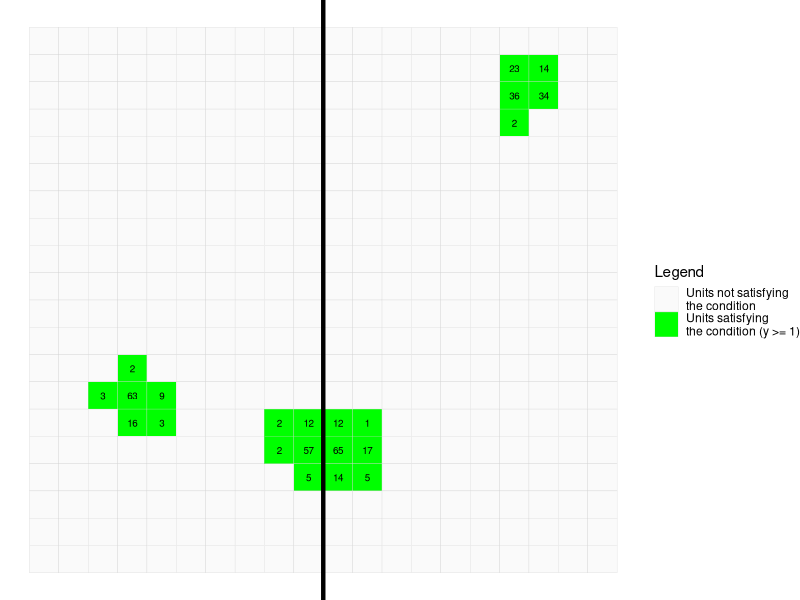
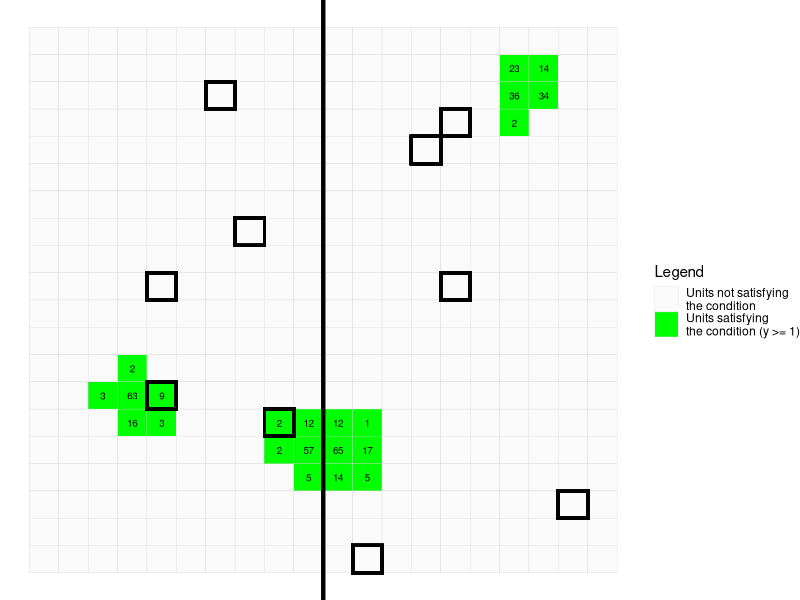
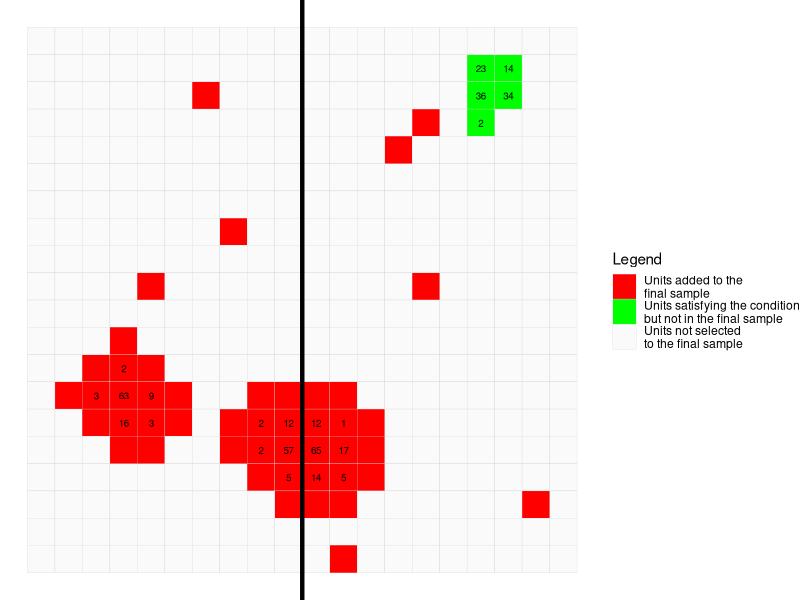

These charts were generated, in order, by the following R code:
library(ggplot2)
library(reshape2)


###################### BEGINNING ##################### 
############ 1. Setting initial parameters ########### 

n1 = 5
n2 = 5
n = n1 + n2
N1 = 200
N2 = 200
N = N1 + N2

# Setting the condition
# Adaptive clustering will occur depending on the condition y >= condition.value
condition.value = 1

# Number of Strata
L = 2

############ 1. Setting initial parameters ########### 
######################  END ##########################



###################### BEGINNING ##################### 
############### 2. Creating the Dataset ############## 

# Creating Stratum 1 and populating the actual values
stratum.one = matrix(data = 0, nrow = 20, ncol = 10)

stratum.one[13, 4] = 2
stratum.one[14, 3] = 3
stratum.one[14, 4] = 63
stratum.one[14, 5] = 9
stratum.one[15, 4] = 16
stratum.one[15, 5] = 3
stratum.one[15, 9] = 2
stratum.one[15, 10] = 12
stratum.one[16, 9] = 2
stratum.one[16, 10] = 57
stratum.one[17, 10] = 5


# Creating Stratum 2
stratum.two = matrix(data = 0, nrow = 20, ncol = 10)

stratum.two[2, 7] = 23
stratum.two[2, 8] = 14
stratum.two[3, 7] = 36
stratum.two[3, 8] = 34
stratum.two[4, 7] = 2
stratum.two[15, 1] = 12
stratum.two[15, 2] = 1
stratum.two[16, 1] = 65
stratum.two[16, 2] = 17
stratum.two[17, 1] = 14
stratum.two[17, 2] = 5


# Creating the Population by Considering the Stratum 1 and Stratum 2
population = cbind(stratum.one, stratum.two)

## Plotting the Networks having units that satisfy the condition

# Melting for visualization purposes
pop.melted = melt(population)
pop.melted$stratum = ifelse(pop.melted$Var1 <= 10, 1, 2)
pop.melted$color = ifelse(pop.melted$value >= condition.value, "green", "#fafafa")

plot1 = ggplot(pop.melted, aes(x = Var2, y = Var1)) +
  geom_tile(aes(fill = color), color = "lightgrey") +
  geom_text(data = subset(pop.melted, value >= condition.value), aes(label = value), color = "black", size = 2.5) +
  scale_fill_manual(
    name = "Legend",
    values = c("green" = "green", "#fafafa" = "#fafafa"),
    labels = c("Units not satisfying\nthe condition", "Units satisfying\nthe condition (y >= 1)")
  ) +
  theme_void() +
  geom_vline(xintercept = 10.5, color = "black", size = 1.5)+
  scale_y_reverse()

plot1

############### 2. Creating the Dataset ############## 
######################  END ##########################




#################### BEGINNING ####################### 
####### 3. Applying Stratified Random Sampling ####### 


# Random Selection (if we want, we can randomly select rather than selecting author's sample)
# stratum.one.sample = sample(length(stratum.one), n1, replace = FALSE)

# Using the author's sample
stratum.one.sample = c(27, 78, 95, 135, 149)

# Getting the sample row/col indices (coordinates)
st.one.row_indices = ((stratum.one.sample - 1) %/% ncol(stratum.one)) + 1
st.one.col_indices = ((stratum.one.sample - 1) %% ncol(stratum.one)) + 1


# Random Selection (if we want, we can randomly select rather than selecting author's sample)
# stratum.two.sample = sample(length(stratum.two), n2, replace = FALSE)

# Using the author's sample
stratum.two.sample = c(35, 44, 95, 179, 192)

# Getting the sample row/col indices (coordinates)
st.two.row_indices = ((stratum.two.sample - 1) %/% ncol(stratum.two)) + 1
st.two.col_indices = ((stratum.two.sample - 1) %% ncol(stratum.two)) + 1


# Plotting the selected samples
plot2 = plot1 + geom_rect(aes(xmin = st.one.col_indices[1] - 0.5,xmax = st.one.col_indices[1] + 0.5,ymin = st.one.row_indices[1] - 0.5,ymax = st.one.row_indices[1] + 0.5), color = "black", fill = NA, size = 1 )
plot2 = plot2 + geom_rect(aes(xmin = st.one.col_indices[2] - 0.5,xmax = st.one.col_indices[2] + 0.5,ymin = st.one.row_indices[2] - 0.5,ymax = st.one.row_indices[2] + 0.5), color = "black", fill = NA, size = 1 )
plot2 = plot2 + geom_rect(aes(xmin = st.one.col_indices[3] - 0.5,xmax = st.one.col_indices[3] + 0.5,ymin = st.one.row_indices[3] - 0.5,ymax = st.one.row_indices[3] + 0.5), color = "black", fill = NA, size = 1 )
plot2 = plot2 + geom_rect(aes(xmin = st.one.col_indices[4] - 0.5,xmax = st.one.col_indices[4] + 0.5,ymin = st.one.row_indices[4] - 0.5,ymax = st.one.row_indices[4] + 0.5), color = "black", fill = NA, size = 1 )
plot2 = plot2 + geom_rect(aes(xmin = st.one.col_indices[5] - 0.5,xmax = st.one.col_indices[5] + 0.5,ymin = st.one.row_indices[5] - 0.5,ymax = st.one.row_indices[5] + 0.5), color = "black", fill = NA, size = 1 )
plot2 = plot2 + geom_rect(aes(xmin = (st.two.col_indices+10)[1] - 0.5,xmax = (st.two.col_indices+10)[1] + 0.5,ymin = st.two.row_indices[1] - 0.5,ymax = st.two.row_indices[1] + 0.5), color = "black", fill = NA, size = 1 )
plot2 = plot2 + geom_rect(aes(xmin = (st.two.col_indices+10)[2] - 0.5,xmax = (st.two.col_indices+10)[2] + 0.5,ymin = st.two.row_indices[2] - 0.5,ymax = st.two.row_indices[2] + 0.5), color = "black", fill = NA, size = 1 )
plot2 = plot2 + geom_rect(aes(xmin = (st.two.col_indices+10)[3] - 0.5,xmax = (st.two.col_indices+10)[3] + 0.5,ymin = st.two.row_indices[3] - 0.5,ymax = st.two.row_indices[3] + 0.5), color = "black", fill = NA, size = 1 )
plot2 = plot2 + geom_rect(aes(xmin = (st.two.col_indices+10)[4] - 0.5,xmax = (st.two.col_indices+10)[4] + 0.5,ymin = st.two.row_indices[4] - 0.5,ymax = st.two.row_indices[4] + 0.5), color = "black", fill = NA, size = 1 )
plot2 = plot2 + geom_rect(aes(xmin = (st.two.col_indices+10)[5] - 0.5,xmax = (st.two.col_indices+10)[5] + 0.5,ymin = st.two.row_indices[5] - 0.5,ymax = st.two.row_indices[5] + 0.5), color = "black", fill = NA, size = 1 )

plot2

####### 3. Applying Stratified Random Sampling ####### 
#######################  END #########################




################### BEGINNING ####################### 
####### 4. Applying Adaptive Cluster Sampling ####### 

st.one.sampled_indices = cbind(row = st.one.row_indices, col = st.one.col_indices)
st.two.sampled_indices = cbind(row = st.two.row_indices, col = st.two.col_indices + 10)
pop.sampled_indices_df = as.data.frame(rbind(st.one.sampled_indices, st.two.sampled_indices))

# Function to get neighborhood indices
get_neighborhood = function(row, col) {
  neighborhood = data.frame(
    row = c(row - 1, row + 1, row, row),
    col = c(col, col, col - 1, col + 1)
  )
  return(neighborhood)
}

added_new_cells = TRUE
while (added_new_cells) {
  added_new_cells = FALSE
  
  # Iterating through each cell in pop.sampled_indices_df
  for (i in 1:nrow(pop.sampled_indices_df)) {
    cell_row = pop.sampled_indices_df$row[i]
    cell_col = pop.sampled_indices_df$col[i]
    
    # Getting the neighborhood for the current cell
    neighborhood = get_neighborhood(cell_row, cell_col)
    
    # Filtering neighborhood cells that fall within the bounds of the population matrix
    neighborhood = neighborhood[neighborhood$row >= 1 & neighborhood$row <= nrow(population) &
                                  neighborhood$col >= 1 & neighborhood$col <= ncol(population), ]
    
    # Checking each cell in the filtered neighborhood
    for (j in 1:nrow(neighborhood)) {
      neighbor_row = neighborhood$row[j]
      neighbor_col = neighborhood$col[j]
      
      if (!(population[neighbor_row, neighbor_col] >= condition.value)) {
        
        if (population[cell_row,cell_col] >= condition.value) {
          pop.sampled_indices_df = rbind(pop.sampled_indices_df, data.frame(row = neighbor_row, col = neighbor_col))
        }
        
        next
      }
      
      if (population[neighbor_row, neighbor_col] >= condition.value) {
        pop.sampled_indices_df = rbind(pop.sampled_indices_df, data.frame(row = neighbor_row, col = neighbor_col))
      }
      
      # Getting the neighborhood for the current cell
      neighbors.neighborhood = get_neighborhood(neighbor_row, neighbor_col)
      
      neighbors.neighborhood = neighbors.neighborhood[
        neighbors.neighborhood$row >= 1 & 
          neighbors.neighborhood$row <= nrow(population) &
          neighbors.neighborhood$col >= 1 & 
          neighbors.neighborhood$col <= ncol(population), 
      ]
      
      for (k in 1:nrow(neighbors.neighborhood)) {
        neighbors.neighbor_row = neighbors.neighborhood$row[k]
        neighbors.neighbor_col = neighbors.neighborhood$col[k]
        
        # Checking if the neighbor is not already in sampled indices and satisfies the condition
        if (!any(pop.sampled_indices_df$row == neighbors.neighbor_row &
                 pop.sampled_indices_df$col == neighbors.neighbor_col) &&
            population[neighbors.neighbor_row, neighbors.neighbor_col] >= condition.value) {
          
          # Adding the new cell to pop.sampled_indices_df
          pop.sampled_indices_df = rbind(pop.sampled_indices_df, data.frame(row = neighbors.neighbor_row, col = neighbors.neighbor_col))
          
          # Updating the flag to continue the loop
          added_new_cells = TRUE
        }
      }
    }
  }
}

# Removing the duplicates
pop.sampled_indices_df = unique(pop.sampled_indices_df)
pop.sampled_indices_df
dim(pop.sampled_indices_df)


# Plotting the final sample
pop.melted$highlight = ifelse(
  interaction(pop.melted$Var1, pop.melted$Var2) %in% interaction(pop.sampled_indices_df$row, pop.sampled_indices_df$col),
  "highlight",
  ifelse(pop.melted$value >= condition.value, "network", "other")
)

plot3 = ggplot(pop.melted, aes(x = Var2, y = Var1)) +
  geom_tile(aes(fill = highlight), color = "lightgrey") +
  geom_text(data = subset(pop.melted, value >= condition.value), aes(label = value), color = "black", size = 2.5) +
  scale_fill_manual(
    name = "Legend",
    values = c("green" = "green", "#fafafa" = "#fafafa", "highlight" = "red", "network" = "green", "other" = "#fafafa"),  # Include red for highlighted cells
    labels = c("Units added to the\nfinal sample", "Units satisfying the condition\nbut not in the final sample", "Units not selected\nto the final sample")
  ) +
  theme_void() +
  geom_vline(xintercept = 10.5, color = "black", size = 1.5) +
  scale_y_reverse()

plot3


# Adding the values to the pop.sampled_indices_df
pop.sampled_indices_df$value = population[cbind(pop.sampled_indices_df$row, pop.sampled_indices_df$col)]

# Ordering the pop.sampled_indices_df
pop.sampled_indices_df = pop.sampled_indices_df[with(pop.sampled_indices_df, order(row, col)), ]

####### 4. Applying Adaptive Cluster Sampling #######
#######################  END #########################





################### BEGINNING ####################### 
################# 5. Data Processing ################ 

# Populating the Network Column
# Ideally, this should be coded such that network numbers can be obtained dynamically
pop.sampled_indices_df$network = 0

network_1_coords = cbind(c(13, 14, 14, 14, 15, 15), c(4, 4, 5, 3, 4, 5))
network_2_coords = cbind(
  c(15, 15, 15, 15, 16, 16, 16, 16, 17, 17, 17),
  c(9, 10, 11, 12, 9, 10, 11, 12, 10, 11, 12)
)

pop.sampled_indices_df$network[rowSums(outer(pop.sampled_indices_df$row, network_1_coords[,1], "==") &
                                         outer(pop.sampled_indices_df$col, network_1_coords[,2], "==")) > 0] = 1

pop.sampled_indices_df$network[rowSums(outer(pop.sampled_indices_df$row, network_2_coords[,1], "==") &
                                         outer(pop.sampled_indices_df$col, network_2_coords[,2], "==")) > 0] = 2

# Adding the Stratum Column to pop.sampled_indices_df
pop.sampled_indices_df$stratum = ifelse(pop.sampled_indices_df$col <= 10, 1, 2)

# Adding an indicator to determine whether the unit was originally/initially sampled
pop.sampled_indices_df$initially_sampled = FALSE
for(i in 1:nrow(pop.sampled_indices_df)) {
  final_sample_row = pop.sampled_indices_df[i, "row"]
  final_sample_col = pop.sampled_indices_df[i, "col"]
  
  for (j in 1:nrow(st.one.sampled_indices)) {
    initial_sample_row = st.one.sampled_indices[j, "row"]
    initial_sample_col = st.one.sampled_indices[j, "col"]
    if (final_sample_row == initial_sample_row && final_sample_col == initial_sample_col) {
      pop.sampled_indices_df[i, "initially_sampled"] = TRUE
    }
  }
  
  for (j in 1:nrow(st.two.sampled_indices)) {
    initial_sample_row = st.two.sampled_indices[j, "row"]
    initial_sample_col = st.two.sampled_indices[j, "col"]
    if (final_sample_row == initial_sample_row && final_sample_col == initial_sample_col) {
      pop.sampled_indices_df[i, "initially_sampled"] = TRUE
    }
  }
}

# Processed samples df
pop.sampled_indices_df

################# 5. Data Processing ################ 
#######################  END ########################



################## BEGINNING #######################
######## 6. Computing the estimator t1 #############
####### Conventional Stratified Random Sampling ####

n1.sample = pop.sampled_indices_df[pop.sampled_indices_df$initially_sampled &
                                     pop.sampled_indices_df$stratum == 1, ]
n2.sample = pop.sampled_indices_df[pop.sampled_indices_df$initially_sampled &
                                     pop.sampled_indices_df$stratum == 2, ]



# sample size, sample mean, sample variance of each strata
strata.N = Wh = strata.n = strata.avg = strata.var = rep(NA, L)

for(i in 1:L) {
  strata.N[i] = N1
  strata.n[i] = n1
  Wh[i] = N1/N
  strata.sample.SRSWOR = pop.sampled_indices_df[pop.sampled_indices_df$initially_sampled &
                                                  pop.sampled_indices_df$stratum == i, ]

  strata.avg[i] = mean(strata.sample.SRSWOR$value, na.rm = TRUE)
  strata.var[i] = var(strata.sample.SRSWOR$value, na.rm = TRUE)
}


result.stratified = data.frame(Stratum = c(1,2), Nh = strata.N, nh = strata.n, Average = strata.avg, Variance = strata.var, Wh = Wh)
result.stratified

# t1 = unbiased mean estimator = 1.1
t1 = sum(result.stratified$Wh*result.stratified$Average)
t1

# var.t1 = unbiased variance estimator for y_bar = 0.741
var.t1 = sum( (result.stratified$Wh)^2 * ( 1 - result.stratified$nh/result.stratified$Nh) * result.stratified$Variance/result.stratified$nh )
var.t1

########### 6. Computing the estimator t1 ###############
######################### END ###########################





##################### BEGINNING ########################
########### 7. Computing the estimator t2 ##############

strata.N = strata.n = strata.avg = strata.w_h = strata.var = rep(NA, L)

for(h in 1:L) {
  stratum.data = pop.sampled_indices_df[which(pop.sampled_indices_df$stratum == h), ]
  
  w_h = 0
  sampled_nh = pop.sampled_indices_df[pop.sampled_indices_df$initially_sampled == TRUE 
                                      & pop.sampled_indices_df$stratum == h, ]
  
  strata.N[h] = dim(pop.melted[pop.melted$stratum == h, ])[1]
  strata.n[h] = dim(sampled_nh)[1]
  
  wh_list = rep(0, strata.n[h])
  
  for(i in 1:nrow(sampled_nh)) {
    sampled_unit = sampled_nh[i, ]
    if (sampled_unit$network == 0) {
      
      # By definition
      w_h = w_h + 0
      wh_list[h] = 0
      next
    }
    
    networked_data = pop.sampled_indices_df[which(pop.sampled_indices_df$network == sampled_unit$network), ]
    w_hi = sum(networked_data$value)/nrow(networked_data)
    w_h = w_h + w_hi
    wh_list[i] = w_hi
  }
  
  strata.w_h[h] = w_h
  strata.var[h] = var(wh_list)
}

result = data.frame(Nh = strata.N, nh = strata.n, w_h =  strata.w_h, strata.var = strata.var)
result

# t2 = mu1.hat = 3.345455
t2 = (1/N) * sum( (result$Nh/result$nh) * result$w_h)
t2

# var_t2 = var_mu1.hat = 4.104992
var_t2 = (1/N^2) * sum(result$Nh*(result$Nh - result$nh) * (result$strata.var/result$nh) )
var_t2

########### 7. Computing the estimator t2 ##############
######################## END ###########################




#################### BEGINNING ##########################
###### 8. Computing the estimator t2.doublePrime ########

strata.N = strata.n = strata.avg = strata.w_h_doublePrime = strata.var = rep(NA, L)

for(i in 1:L) {
  stratum.data = pop.sampled_indices_df[which(pop.sampled_indices_df$stratum == i), ]
  
  w_h_doublePrime = 0
  sampled_nh = pop.sampled_indices_df[pop.sampled_indices_df$initially_sampled == TRUE 
                                      & pop.sampled_indices_df$stratum == i, ]
  
  strata.N[i] = dim(pop.melted[pop.melted$stratum == i, ])[1]
  strata.n[i] = dim(sampled_nh)[1]
  
  wh_DoublePrimes = rep(0, strata.n[i])
  
  for(j in 1:nrow(sampled_nh)) {
    sampled_unit = sampled_nh[j, ]
    if (sampled_unit$network == 0) {
      
      # By definition
      w_h_doublePrime = w_h_doublePrime + 0
      wh_DoublePrimes[i] = 0
      next
    }
    
    intersected_data = stratum.data[which(stratum.data$network == sampled_unit$network), ]
    computation = sum(intersected_data$value)/nrow(intersected_data)
    w_h_doublePrime = w_h_doublePrime + computation
    wh_DoublePrimes[j] = computation
  }
  
  strata.w_h_doublePrime[i] = w_h_doublePrime
  strata.var[i] = var(wh_DoublePrimes)
}

result = data.frame(Nh = strata.N, nh = strata.n, w_h_doublePrime =  strata.w_h_doublePrime, strata.var = strata.var)
result

# t2.doublePrime = mu1.hat.doublePrime = 3.16
t2.doublePrime = sum(result$w_h_doublePrime*result$Nh/result$nh)/N
t2.doublePrime

# var_t2.doublePrime = 3.65196
var_t2.doublePrime = (1/N^2) * sum(result$Nh*(result$Nh - result$nh) * (result$strata.var/result$nh) )
var_t2.doublePrime


###### 8. Computing the estimator t2.doublePrime ########
######################### END ###########################







##################### BEGINNING ##########################
############# 9. Computing the estimator t3 ##############

# We have two networks having units that satisfy our condition (y >= 1)
# As a result, we can compute two inclusion probabilities.
# For units that don't satisfy the condition, the inclusion probability will be pi.0

# pi.0 = 0.025 
# Same for each stratum because of equal sample and stratum sizes
pi.0 = n1/N1
pi.0

# A function for computing the inclusion probability
get_inclusion_probability = function(network) {
  product_computation = 1
  for (k in 1:L) {
    N.k = dim(pop.melted[pop.melted$stratum == k, ])[1]
    n.k = dim(pop.sampled_indices_df[pop.sampled_indices_df$stratum == k &
                                       pop.sampled_indices_df$initially_sampled, ])[1]
    
    network_stratum_intersection = pop.sampled_indices_df[pop.sampled_indices_df$stratum == k &
                                                            pop.sampled_indices_df$network == network, ]
    
    x.ki = dim(network_stratum_intersection)[1]
    
    computation = choose(N.k - x.ki, n.k)/choose(N.k, n.k)
    
    product_computation = product_computation * computation
  }
  pi = 1 - product_computation
}

# A function for computing the inclusion probability
get_joint_inclusion_probability = function(networks, pi.i, pi.j) {
  i = networks[1]
  j = networks[2]
  product_computation = 1
  for (k in 1:L) {
    N.k = dim(pop.melted[pop.melted$stratum == k, ])[1]
    n.k = dim(pop.sampled_indices_df[pop.sampled_indices_df$stratum == k &
                                       pop.sampled_indices_df$initially_sampled, ])[1]
    
    ki_intersection = pop.sampled_indices_df[pop.sampled_indices_df$stratum == k &
                                                            pop.sampled_indices_df$network == i, ]
    kj_intersection = pop.sampled_indices_df[pop.sampled_indices_df$stratum == k &
                                               pop.sampled_indices_df$network == j, ]
    
    x.ki = dim(ki_intersection)[1]
    x.kj = dim(kj_intersection)[1]
    
    computation = choose(N.k - x.ki - x.kj, n.k)/choose(N.k, n.k)
    
    product_computation = product_computation * computation
  }
  
  p.ij = 1 - (1 - pi.i) - (1 - pi.j) + product_computation
}

# pi.1 = 0.1426134
# pi.2 = 0.2455432
# pi.12 = 0.03240313
pi.1 = get_inclusion_probability(network = 1)
pi.2 = get_inclusion_probability(network = 2)
pi.1
pi.2

pi.12 = get_joint_inclusion_probability(c(1,2), pi.1, pi.2)
pi.12

## t3 Computation

# Creating z.i indicator variable
pop.sampled_indices_df$z = ifelse(pop.sampled_indices_df$initially_sampled & pop.sampled_indices_df$network != 0, 1, 0)
pop.sampled_indices_df$pi = ifelse(pop.sampled_indices_df$network == 1, pi.1, 
                                   ifelse(pop.sampled_indices_df$network == 2, pi.2, pi.0))

summation = 0
for (i in 1:nrow(pop.sampled_indices_df)) {
  unit = pop.sampled_indices_df[i, ]
  y_value = sum(pop.sampled_indices_df[pop.sampled_indices_df$network == unit$network, "value"])
  summation = summation + (y_value * unit$z) / unit$pi
}

# t3 = 3.63772
t3 = (1/N) * summation
t3

## var(t3) Computation
outer_sum = 0
for (i in 1:nrow(pop.sampled_indices_df)) {
  inner_sum = 0
  unit.i = pop.sampled_indices_df[i, ]
  y.i = sum(pop.sampled_indices_df[pop.sampled_indices_df$network == unit.i$network, "value"])
  
  for (j in 1:nrow(pop.sampled_indices_df)) {
    unit.j = pop.sampled_indices_df[j, ]
    y.j = sum(pop.sampled_indices_df[pop.sampled_indices_df$network == unit.j$network, "value"])
    pi.ij = pi.12
    
    if (i == j) {
      pi.ij = unit.i$pi
    }
    
    comp = ((y.i * y.j * unit.i$z * unit.j$z) / pi.ij) * ( (pi.ij / (unit.i$pi * unit.j$pi) ) - 1 )
    
    inner_sum = inner_sum + comp
  }
  outer_sum = outer_sum + inner_sum
}

# var.t3 = 4.780367
var.t3 = (1/N^2) * outer_sum
var.t3


############# 9. Computing the estimator t3 ##############
########################### END ##########################



